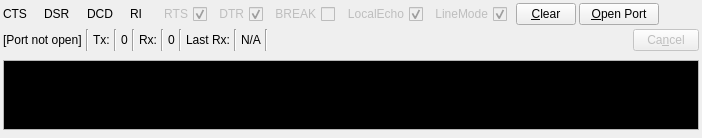
        <widget class="QWidget" name="tab_Term">
         <property name="enabled">
          <bool>true</bool>
         </property>
         <property name="sizePolicy">
          <sizepolicy hsizetype="Expanding" vsizetype="Expanding">
           <horstretch>0</horstretch>
           <verstretch>0</verstretch>
          </sizepolicy>
         </property>
         <attribute name="title">
          <string>&amp;Terminal</string>
         </attribute>
         <layout class="QGridLayout" name="gridLayout_11">
          <property name="leftMargin">
           <number>3</number>
          </property>
          <property name="topMargin">
           <number>3</number>
          </property>
          <property name="rightMargin">
           <number>3</number>
          </property>
          <property name="bottomMargin">
           <number>3</number>
          </property>
          <property name="spacing">
           <number>3</number>
          </property>
          <item row="0" column="0">
           <layout class="QGridLayout" name="gridLayout_4">
            <property name="spacing">
             <number>3</number>
            </property>
            <item row="5" column="0">
             <layout class="QHBoxLayout" name="horizontalLayout_3">
              <property name="spacing">
               <number>4</number>
              </property>
              <property name="topMargin">
               <number>1</number>
              </property>
              <property name="bottomMargin">
               <number>1</number>
              </property>
              <item>
               <widget class="QLabel" name="label_TermConn">
                <property name="text">
                 <string>[Port not open]</string>
                </property>
               </widget>
              </item>
              <item>
               <widget class="Line" name="line">
                <property name="orientation">
                 <enum>Qt::Vertical</enum>
                </property>
               </widget>
              </item>
              <item>
               <widget class="QLabel" name="label_18">
                <property name="maximumSize">
                 <size>
                  <width>20</width>
                  <height>16777215</height>
                 </size>
                </property>
                <property name="text">
                 <string>Tx:</string>
                </property>
               </widget>
              </item>
              <item>
               <widget class="Line" name="line_3">
                <property name="orientation">
                 <enum>Qt::Vertical</enum>
                </property>
               </widget>
              </item>
              <item>
               <widget class="QLabel" name="label_TermTx">
                <property name="text">
                 <string>0</string>
                </property>
               </widget>
              </item>
              <item>
               <widget class="Line" name="line_5">
                <property name="orientation">
                 <enum>Qt::Vertical</enum>
                </property>
               </widget>
              </item>
              <item>
               <widget class="QLabel" name="label_20">
                <property name="maximumSize">
                 <size>
                  <width>20</width>
                  <height>16777215</height>
                 </size>
                </property>
                <property name="text">
                 <string>Rx:</string>
                </property>
               </widget>
              </item>
              <item>
               <widget class="Line" name="line_6">
                <property name="orientation">
                 <enum>Qt::Vertical</enum>
                </property>
               </widget>
              </item>
              <item>
               <widget class="QLabel" name="label_TermRx">
                <property name="text">
                 <string>0</string>
                </property>
               </widget>
              </item>
              <item>
               <widget class="Line" name="line_7">
                <property name="orientation">
                 <enum>Qt::Vertical</enum>
                </property>
               </widget>
              </item>
              <item>
               <widget class="QLabel" name="label_44">
                <property name="text">
                 <string>Last Rx:</string>
                </property>
               </widget>
              </item>
              <item>
               <widget class="Line" name="line_10">
                <property name="orientation">
                 <enum>Qt::Vertical</enum>
                </property>
               </widget>
              </item>
              <item>
               <widget class="QLabel" name="label_LastRx">
                <property name="text">
                 <string>N/A</string>
                </property>
               </widget>
              </item>
              <item>
               <widget class="Line" name="line_9">
                <property name="orientation">
                 <enum>Qt::Vertical</enum>
                </property>
               </widget>
              </item>
              <item>
               <spacer name="horizontalSpacer_6">
                <property name="orientation">
                 <enum>Qt::Horizontal</enum>
                </property>
                <property name="sizeHint" stdset="0">
                 <size>
                  <width>40</width>
                  <height>20</height>
                 </size>
                </property>
               </spacer>
              </item>
              <item>
               <widget class="QPushButton" name="btn_Cancel">
                <property name="enabled">
                 <bool>false</bool>
                </property>
                <property name="sizePolicy">
                 <sizepolicy hsizetype="Maximum" vsizetype="Fixed">
                  <horstretch>0</horstretch>
                  <verstretch>0</verstretch>
                 </sizepolicy>
                </property>
                <property name="minimumSize">
                 <size>
                  <width>0</width>
                  <height>0</height>
                 </size>
                </property>
                <property name="maximumSize">
                 <size>
                  <width>66</width>
                  <height>16777215</height>
                 </size>
                </property>
                <property name="text">
                 <string>Ca&amp;ncel</string>
                </property>
               </widget>
              </item>
             </layout>
            </item>
            <item row="7" column="0">
             <layout class="QVBoxLayout" name="verticalLayout_4">
              <property name="topMargin">
               <number>5</number>
              </property>
              <property name="bottomMargin">
               <number>5</number>
              </property>
              <item>
               <widget class="LrdScrollEdit" name="text_TermEditData">
                <property name="enabled">
                 <bool>true</bool>
                </property>
                <property name="sizePolicy">
                 <sizepolicy hsizetype="Expanding" vsizetype="Expanding">
                  <horstretch>0</horstretch>
                  <verstretch>0</verstretch>
                 </sizepolicy>
                </property>
                <property name="maximumSize">
                 <size>
                  <width>16777215</width>
                  <height>166666</height>
                 </size>
                </property>
                <property name="palette">
                 <palette>
                  <active>
                   <colorrole role="WindowText">
                    <brush brushstyle="SolidPattern">
                     <color alpha="255">
                      <red>255</red>
                      <green>255</green>
                      <blue>255</blue>
                     </color>
                    </brush>
                   </colorrole>
                   <colorrole role="Text">
                    <brush brushstyle="SolidPattern">
                     <color alpha="255">
                      <red>255</red>
                      <green>255</green>
                      <blue>255</blue>
                     </color>
                    </brush>
                   </colorrole>
                   <colorrole role="Base">
                    <brush brushstyle="SolidPattern">
                     <color alpha="255">
                      <red>0</red>
                      <green>0</green>
                      <blue>0</blue>
                     </color>
                    </brush>
                   </colorrole>
                   <colorrole role="PlaceholderText">
                    <brush brushstyle="NoBrush">
                     <color alpha="128">
                      <red>255</red>
                      <green>255</green>
                      <blue>255</blue>
                     </color>
                    </brush>
                   </colorrole>
                  </active>
                  <inactive>
                   <colorrole role="WindowText">
                    <brush brushstyle="SolidPattern">
                     <color alpha="255">
                      <red>255</red>
                      <green>255</green>
                      <blue>255</blue>
                     </color>
                    </brush>
                   </colorrole>
                   <colorrole role="Text">
                    <brush brushstyle="SolidPattern">
                     <color alpha="255">
                      <red>255</red>
                      <green>255</green>
                      <blue>255</blue>
                     </color>
                    </brush>
                   </colorrole>
                   <colorrole role="Base">
                    <brush brushstyle="SolidPattern">
                     <color alpha="255">
                      <red>0</red>
                      <green>0</green>
                      <blue>0</blue>
                     </color>
                    </brush>
                   </colorrole>
                   <colorrole role="PlaceholderText">
                    <brush brushstyle="NoBrush">
                     <color alpha="128">
                      <red>255</red>
                      <green>255</green>
                      <blue>255</blue>
                     </color>
                    </brush>
                   </colorrole>
                  </inactive>
                  <disabled>
                   <colorrole role="WindowText">
                    <brush brushstyle="SolidPattern">
                     <color alpha="255">
                      <red>120</red>
                      <green>120</green>
                      <blue>120</blue>
                     </color>
                    </brush>
                   </colorrole>
                   <colorrole role="Text">
                    <brush brushstyle="SolidPattern">
                     <color alpha="255">
                      <red>120</red>
                      <green>120</green>
                      <blue>120</blue>
                     </color>
                    </brush>
                   </colorrole>
                   <colorrole role="Base">
                    <brush brushstyle="SolidPattern">
                     <color alpha="255">
                      <red>240</red>
                      <green>240</green>
                      <blue>240</blue>
                     </color>
                    </brush>
                   </colorrole>
                   <colorrole role="PlaceholderText">
                    <brush brushstyle="NoBrush">
                     <color alpha="128">
                      <red>255</red>
                      <green>255</green>
                      <blue>255</blue>
                     </color>
                    </brush>
                   </colorrole>
                  </disabled>
                 </palette>
                </property>
                <property name="verticalScrollBarPolicy">
                 <enum>Qt::ScrollBarAsNeeded</enum>
                </property>
                <property name="horizontalScrollBarPolicy">
                 <enum>Qt::ScrollBarAlwaysOff</enum>
                </property>
                <property name="sizeAdjustPolicy">
                 <enum>QAbstractScrollArea::AdjustToContents</enum>
                </property>
                <property name="readOnly">
                 <bool>false</bool>
                </property>
               </widget>
              </item>
             </layout>
            </item>
            <item row="4" column="0">
             <layout class="QHBoxLayout" name="horizontalLayout_2">
              <property name="spacing">
               <number>3</number>
              </property>
              <property name="leftMargin">
               <number>0</number>
              </property>
              <property name="topMargin">
               <number>0</number>
              </property>
              <property name="rightMargin">
               <number>0</number>
              </property>
              <property name="bottomMargin">
               <number>0</number>
              </property>
              <item>
               <widget class="QLabel" name="label_11">
                <property name="text">
                 <string>CTS</string>
                </property>
               </widget>
              </item>
              <item>
               <widget class="QLabel" name="image_CTS">
                <property name="text">
                 <string/>
                </property>
               </widget>
              </item>
              <item>
               <spacer name="horizontalSpacer_4">
                <property name="orientation">
                 <enum>Qt::Horizontal</enum>
                </property>
                <property name="sizeType">
                 <enum>QSizePolicy::Fixed</enum>
                </property>
                <property name="sizeHint" stdset="0">
                 <size>
                  <width>4</width>
                  <height>20</height>
                 </size>
                </property>
               </spacer>
              </item>
              <item>
               <widget class="QLabel" name="label_12">
                <property name="text">
                 <string>DSR</string>
                </property>
               </widget>
              </item>
              <item>
               <widget class="QLabel" name="image_DSR">
                <property name="text">
                 <string/>
                </property>
               </widget>
              </item>
              <item>
               <spacer name="horizontalSpacer_7">
                <property name="orientation">
                 <enum>Qt::Horizontal</enum>
                </property>
                <property name="sizeType">
                 <enum>QSizePolicy::Fixed</enum>
                </property>
                <property name="sizeHint" stdset="0">
                 <size>
                  <width>4</width>
                  <height>20</height>
                 </size>
                </property>
               </spacer>
              </item>
              <item>
               <widget class="QLabel" name="label_13">
                <property name="text">
                 <string>DCD</string>
                </property>
               </widget>
              </item>
              <item>
               <widget class="QLabel" name="image_DCD">
                <property name="text">
                 <string/>
                </property>
               </widget>
              </item>
              <item>
               <spacer name="horizontalSpacer_14">
                <property name="orientation">
                 <enum>Qt::Horizontal</enum>
                </property>
                <property name="sizeType">
                 <enum>QSizePolicy::Fixed</enum>
                </property>
                <property name="sizeHint" stdset="0">
                 <size>
                  <width>4</width>
                  <height>20</height>
                 </size>
                </property>
               </spacer>
              </item>
              <item>
               <widget class="QLabel" name="label_14">
                <property name="text">
                 <string>RI</string>
                </property>
               </widget>
              </item>
              <item>
               <widget class="QLabel" name="image_RI">
                <property name="text">
                 <string/>
                </property>
               </widget>
              </item>
              <item>
               <spacer name="horizontalSpacer_23">
                <property name="orientation">
                 <enum>Qt::Horizontal</enum>
                </property>
                <property name="sizeType">
                 <enum>QSizePolicy::Fixed</enum>
                </property>
                <property name="sizeHint" stdset="0">
                 <size>
                  <width>3</width>
                  <height>20</height>
                 </size>
                </property>
               </spacer>
              </item>
              <item>
               <widget class="QCheckBox" name="check_RTS">
                <property name="enabled">
                 <bool>false</bool>
                </property>
                <property name="layoutDirection">
                 <enum>Qt::RightToLeft</enum>
                </property>
                <property name="text">
                 <string>RTS</string>
                </property>
                <property name="checked">
                 <bool>true</bool>
                </property>
               </widget>
              </item>
              <item>
               <spacer name="horizontalSpacer_24">
                <property name="orientation">
                 <enum>Qt::Horizontal</enum>
                </property>
                <property name="sizeType">
                 <enum>QSizePolicy::Fixed</enum>
                </property>
                <property name="sizeHint" stdset="0">
                 <size>
                  <width>3</width>
                  <height>20</height>
                 </size>
                </property>
               </spacer>
              </item>
              <item>
               <widget class="QCheckBox" name="check_DTR">
                <property name="enabled">
                 <bool>false</bool>
                </property>
                <property name="layoutDirection">
                 <enum>Qt::RightToLeft</enum>
                </property>
                <property name="text">
                 <string>DTR</string>
                </property>
                <property name="checked">
                 <bool>true</bool>
                </property>
               </widget>
              </item>
              <item>
               <spacer name="horizontalSpacer_31">
                <property name="orientation">
                 <enum>Qt::Horizontal</enum>
                </property>
                <property name="sizeType">
                 <enum>QSizePolicy::Fixed</enum>
                </property>
                <property name="sizeHint" stdset="0">
                 <size>
                  <width>3</width>
                  <height>20</height>
                 </size>
                </property>
               </spacer>
              </item>
              <item>
               <widget class="QCheckBox" name="check_Break">
                <property name="enabled">
                 <bool>false</bool>
                </property>
                <property name="layoutDirection">
                 <enum>Qt::RightToLeft</enum>
                </property>
                <property name="text">
                 <string>BREAK</string>
                </property>
               </widget>
              </item>
              <item>
               <spacer name="horizontalSpacer_32">
                <property name="orientation">
                 <enum>Qt::Horizontal</enum>
                </property>
                <property name="sizeType">
                 <enum>QSizePolicy::Fixed</enum>
                </property>
                <property name="sizeHint" stdset="0">
                 <size>
                  <width>3</width>
                  <height>20</height>
                 </size>
                </property>
               </spacer>
              </item>
              <item>
               <widget class="QCheckBox" name="check_Echo">
                <property name="enabled">
                 <bool>false</bool>
                </property>
                <property name="layoutDirection">
                 <enum>Qt::RightToLeft</enum>
                </property>
                <property name="text">
                 <string>LocalEcho</string>
                </property>
                <property name="checked">
                 <bool>true</bool>
                </property>
               </widget>
              </item>
              <item>
               <spacer name="horizontalSpacer_34">
                <property name="orientation">
                 <enum>Qt::Horizontal</enum>
                </property>
                <property name="sizeType">
                 <enum>QSizePolicy::Fixed</enum>
                </property>
                <property name="sizeHint" stdset="0">
                 <size>
                  <width>3</width>
                  <height>20</height>
                 </size>
                </property>
               </spacer>
              </item>
              <item>
               <widget class="QCheckBox" name="check_Line">
                <property name="enabled">
                 <bool>false</bool>
                </property>
                <property name="layoutDirection">
                 <enum>Qt::RightToLeft</enum>
                </property>
                <property name="text">
                 <string>LineMode</string>
                </property>
                <property name="checked">
                 <bool>true</bool>
                </property>
               </widget>
              </item>
              <item>
               <spacer name="horizontalSpacer_33">
                <property name="orientation">
                 <enum>Qt::Horizontal</enum>
                </property>
                <property name="sizeType">
                 <enum>QSizePolicy::Fixed</enum>
                </property>
                <property name="sizeHint" stdset="0">
                 <size>
                  <width>6</width>
                  <height>20</height>
                 </size>
                </property>
               </spacer>
              </item>
              <item>
               <widget class="QPushButton" name="btn_TermClear">
                <property name="sizePolicy">
                 <sizepolicy hsizetype="Maximum" vsizetype="Fixed">
                  <horstretch>0</horstretch>
                  <verstretch>0</verstretch>
                 </sizepolicy>
                </property>
                <property name="maximumSize">
                 <size>
                  <width>60</width>
                  <height>16777215</height>
                 </size>
                </property>
                <property name="text">
                 <string>&amp;Clear</string>
                </property>
               </widget>
              </item>
              <item>
               <widget class="QPushButton" name="btn_TermClose">
                <property name="maximumSize">
                 <size>
                  <width>90</width>
                  <height>16777215</height>
                 </size>
                </property>
                <property name="text">
                 <string>&amp;Open Port</string>
                </property>
               </widget>
              </item>
              <item>
               <spacer name="horizontalSpacer_5">
                <property name="orientation">
                 <enum>Qt::Horizontal</enum>
                </property>
                <property name="sizeHint" stdset="0">
                 <size>
                  <width>40</width>
                  <height>20</height>
                 </size>
                </property>
               </spacer>
              </item>
             </layout>
            </item>
           </layout>
          </item>
         </layout>
        </widget>
